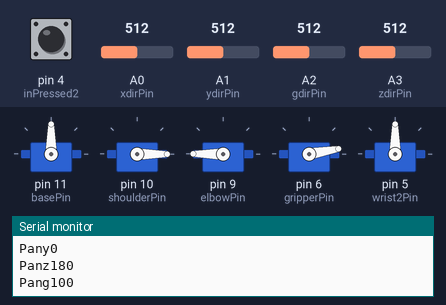
Recording of a sketch running on a simulated Arduino Uno, built with avr-gcc and run on an emulated ATmega328P. Parts: 5 × servo, the last lines printed to the serial monitor. The test bench sets the inputs (shaded band); at power-on: A1 (ydirPin) = 512, pin 4 (inPressed2) HIGH, A2 (gdirPin) = 512, A3 (zdirPin) = 512, A0 (xdirPin) = 512.

Above: at 1.2 s.
1.3 s: A1 (ydirPin) set to 534
2.8 s: A1 (ydirPin) set to 560
At 4.0 s:
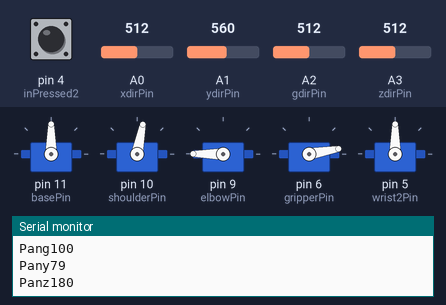
5.8 s: pin 4 (inPressed2) pulled LOW for 0.15 s
At 7.1 s:
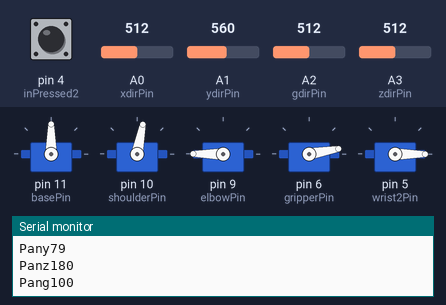
7.4 s: A2 (gdirPin) set to 562
At 8.2 s:
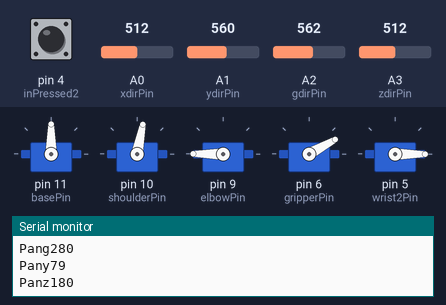
10.4 s: A3 (zdirPin) set to 716
13.4 s: A2 (gdirPin) set to 494
16.4 s: A2 (gdirPin) set to 467
At 22.39 s:
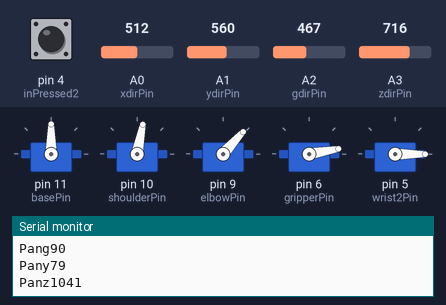
Timing chart, 0 to 22.5 s (numbered marks = the images above; inputs shaded):
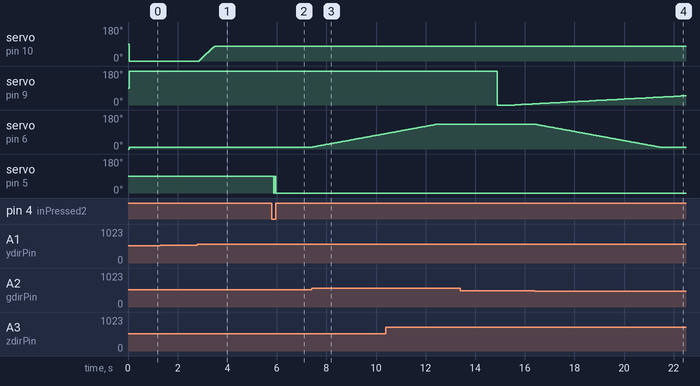

The sketch:

RoboArm3-5serv.ino
```cpp
/* meArm analog joysticks version 1.3.1 - UtilStudio.com Dec 2018
   Uses two analogue joysticks and four servos.

   In version 1.3 was improved recording of coordinates.
   Some bugs was removed.

   First joystick moves gripper forwards, backwards, left and right,
   button start/stop recording positions.

   Second joystick moves gripper up, down, and closes and opens,
   button start/stop playing recorded positions.
   Press button for 2 seconds to autoplay.

   Pins:
   Arduino    Stick1    Stick2    Base   Shoulder  Elbow    Gripper   Record/
      GND       GND       GND    Brown     Brown   Brown     Brown    Auto play
       5V       VCC       VCC      Red       Red     Red       Red    LED
       A0       HOR
       A1       VER
       PD2      BUTT
       A2                 HOR
       A3                 VER
       PD3                BUTT
       11                       Yellow
       10                                 Yellow
        9                                         Yellow
        6                                                   Yellow
       PD4                                                            X
*/
#include <Servo.h>

bool repeatePlaying = false; /* Repeatedly is running recorded cycle */
int delayBetweenCycles = 2000; /* Delay between cycles */

int basePin = 11;       /* Base servo */
int shoulderPin = 10;   /* Shoulder servo */
int elbowPin = 9;       /* Elbow servo */
int gripperPin = 6;     /* Gripper servo */
int wrist1Pin = 7;
int wrist2Pin = 5;
int presscnt = 1;

int xdirPin = 0;        /* Base - joystick1*/
int ydirPin = 1;        /* Shoulder - joystick1 */
int zdirPin = 3;        /* Elbow - joystick2 */
int gdirPin = 2;        /* Gripper - joystick2 */
int Mwrist1Pin = 4;
int Mwrist2Pin = 5;

//int pinRecord = A4;     /* Button record - backward compatibility */
//int pinPlay = A5;       /* Button play  - backward compatibility */
int pinRecord = PD2;     /* Button record - recommended (A4 is deprecated, will by used for additional joystick) */
int pinPlay = PD3;       /* Button play  - recommended (A5 is deprecated, will by used for additional joystick) */
int pinLedRecord = PD4;  /* LED - indicates recording (light) or auto play mode (blink one) */

bool useInternalPullUpResistors = false;

const int buffSize = 512; /* Size of recording buffer */

int startBase = 90;
int startShoulder = 90;
int startElbow = 90;
int startGripper = 0 ;
int startWrist = 0;
int startWrist2 = 90;

int posBase = 90;
int posShoulder = 90;
int posElbow = 90;
int posGripper = 0;
int posWrist = 0;
int posWrist2 = 90;

int lastBase = 90;
int lastShoulder = 90;
int lastElbow = 90;
int lastGripper = 90;
int lastWrist1 = 0;
int lastWrist2 = 0;

int minBase = 0;
int maxBase = 180;
int minShoulder = 0;
int maxShoulder = 79;
int minElbow = 0;
int maxElbow = 105;
int minGripper = 10;
int maxGripper = 130 ;
//Write
int minlastWrist1 = 0;
int minlastWrist2 = 90;
//Write
int minWrist1 = 0;
int minWrist2 = 90;

const int countServo = 4;
int buff[buffSize];
int buffAdd[countServo];
int recPos = 0;
int playPos = 0;

int buttonRecord = HIGH;
int buttonPlay = HIGH;

int buttonRecordLast = LOW;
int buttonPlayLast = LOW;

bool record = false;
bool play = false;
bool debug = false;

String command = "Manual";
int printPos = 0;

int buttonPlayDelay = 20;
int buttonPlayCount = 0;

bool ledLight = false;
int pan = 90;
int pany;
int panz = 180;
int pang = 0;
//int panw = 0;
int panw2 = 0;

Servo servoBase;
Servo servoShoulder;
Servo servoElbow;
Servo servoGripper;
//Servo servoWrist;
Servo servoWrist2;

int notPressed = 0;
int notPressed2 = 0;
const int inPressed = 2;
const int inPressed2 = 4;

void setup() {
  Serial.begin(9600);

  servoBase.attach(basePin);
  servoShoulder.attach(shoulderPin);
  servoElbow.attach(elbowPin);
  servoGripper.attach(gripperPin);
  pinMode(inPressed, INPUT_PULLUP); // we use a pullup-resistor for the button functionality
  pinMode(inPressed2, INPUT_PULLUP); // we use a pullup-resistor for the button functionality
//  servoWrist.attach(wrist1Pin);
  servoWrist2.attach(wrist2Pin);

  StartPosition();

}

void loop() {

  //  Serial.print(buttonRecord);
  //  Serial.print("\t");
  //  Serial.println(buttonPlay);
  //  for testing purposes
//
  float dx = map(analogRead(xdirPin), 0, 1023, 0, 180);
  float dy = map(analogRead(ydirPin), 0, 1023, 0, 180);
  float dz = map(analogRead(zdirPin), 0, 1023, 0, 180);
  float dg = map(analogRead(gdirPin), 0, 1023, 0, 180);
  //if (abs(dx) < 1.5) dx = 0;
  //if (abs(dy) < 1.5) dy = 0;
  //if (abs(dz) < 1.5) dz = 0;
  //if (abs(dg) < 1.5) dg = 0;

  //posBase += dx;
  //posShoulder += dy;
  //posElbow += dz;
  //posGripper += dg;

//  if (posBase > maxBase) posBase = maxBase;
//    if (posShoulder > maxShoulder) posShoulder = maxShoulder;
//  if (posElbow > maxElbow) posElbow = maxElbow;
//  if (posGripper > maxGripper) posGripper = maxGripper;

//  if (posBase < minBase) posBase = minBase;
 // if (posShoulder < minShoulder) posShoulder = minShoulder;
//  if (posElbow < minElbow) posElbow = minElbow;
//  if (posGripper < minGripper) posGripper = minGripper;

 // notPressed = digitalRead(inPressed);
 // notPressed2 = digitalRead(inPressed2);


////
 // notPressed = digitalRead(inPressed);
  notPressed2 = digitalRead(inPressed2);

  delay(20);

 // if(notPressed == 0) // if the mapped joystick value is above 95, increase Pan value
 // {

 // panw=0;
 //   Serial.println(" pressed: ");


 // }
 // else // if the mapped joystick valie is below 85, decrease Pan value
 // {

 // panw=180;
 //  Serial.println(" NOTpressed: ");

 // }

 // servoWrist.write(panw); // move Servo to Pan value

 // delay(20);

  if(notPressed2 == 0) // if the mapped joystick value is above 95, increase Pan value
  {
      Serial.print("pressed: ");
    if((presscnt % 2) == 0)
    {
      panw2=0;
      Serial.println(" even: ");
      Serial.println(presscnt);
      servoWrist2.write(panw2); // move Servo to Pan value
      presscnt=presscnt+1;
    } else {
      Serial.println(presscnt);
      panw2=90;
      Serial.println(" odd: ");
      presscnt=presscnt+1;

      servoWrist2.write(panw2); // move Servo to Pan value
    }
  } else {
        Serial.println(notPressed);
  }
//  else // if the mapped joystick valie is below 85, decrease Pan value
//  {

//  panw2=90;
//   Serial.println(" NOTpressed2: ");

//  }

//  if((presscnt % 2) == 0)
//  {
//    panw2=0;
//    Serial.println(" even: ");
//    Serial.println(presscnt);
//  }


//  servoWrist2.write(panw2); // move Servo to Pan value

  delay(20);
//


if(dx > 95) // if the mapped joystick value is above 95, increase Pan value
{

pan=pan+5;


}
if(dx < 85) // if the mapped joystick valie is below 85, decrease Pan value
{

pan=pan-5;


}
// Serial.print("Panx");
//Serial.print(pan);
if (pan > 180) pan = maxBase;
if (pan < 0) pan = minBase;

  servoBase.write(pan); // move Servo to Pan value

 // delay(20);

if(dy > 95) // if the mapped joystick value is above 95, increase Pan value
{
pany=pany+5;
}
if(dy < 85) // if the mapped joystick valie is below 85, decrease Pan value
{
pany=pany-5;
}
if (pany > 79) pany = maxShoulder;
 Serial.print("Pany");
Serial.println(pany);
if (pany < 0) pany = 0;

  servoShoulder.write(pany); // move Servo to Pan value

  //servoBase.write(dx);
  //servoShoulder.write(posShoulder);
  //servoElbow.write(posElbow);
//  delay(20);


if(dz > 95) // if the mapped joystick value is above 95, increase Pan value
{
panz=panz+3;
}
if(dz < 85) // if the mapped joystick valie is below 85, decrease Pan value
{
panz=panz-3;
}
//  Serial.print(panz);
  if (panz < 105) panz = maxElbow;
  if (panz < 0) panz = minElbow;

  servoElbow.write(panz); // move Servo to Pan value
 Serial.print("Panz");
Serial.println(panz);
  //servoBase.write(dx);
  //servoShoulder.write(posShoulder);
  //servoElbow.write(posElbow);
//  delay(20);

if(dg > 95) // if the mapped joystick value is above 95, increase Pan value
{
pang=pang+1;
}
if(dg < 85) // if the mapped joystick valie is below 85, decrease Pan value
{
pang=pang-1;
}
  Serial.print("Pang");
  Serial.print(pang);
  if (pang > 130) pang = maxGripper;
  if (pang < 10) pang = minGripper;

  servoGripper.write(pang); // move Servo to Pan value


  //delay(20);

}


void StartPosition()
{
  int angleBase = servoBase.read();
  int angleShoulder = servoShoulder.read();
  int angleElbow = servoElbow.read();
  int angleGripper = servoGripper.read();

  posBase = startBase;
  posShoulder = startShoulder;
  posElbow = startElbow;
  posGripper = startGripper;
  posWrist = startWrist;
  posWrist2 = startWrist2;

  servoBase.write(posBase);
  servoShoulder.write(posShoulder);
  servoElbow.write(posElbow);
  servoGripper.write(posGripper);
//  servoWrist.write(posWrist);
  servoWrist2.write(posWrist2);
}
```

Measured:
- the behaviour switches between 545 and 546 on A1 (ydirPin) (found by bisection; images 0 and 1)
- the behaviour switches between 545 and 546 on A2 (gdirPin) (found by bisection; images 2 and 3)
- the behaviour switches between 484 and 483 on A2 (gdirPin) (found by bisection; images 3 and 4)
- after the input at 2.8 s, servo on pin 10 (shoulderPin): moves from 0° to 79° over 0.62 s, starting after 0.07 s
- after the input at 5.8 s, servo on pin 5 (wrist2Pin): 90° → 0° after 0.08 s
- after the input at 7.4 s, servo on pin 6 (gripperPin): moves from 10° to 82° over 3.0 s, starting at once
- after the input at 16.4 s, servo on pin 6 (gripperPin): moves from 130° to 10° over 5.0 s, starting after 0.07 s
